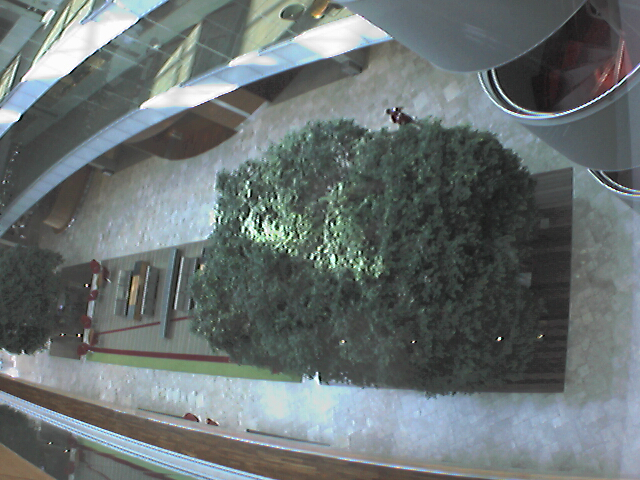
//> input picture test_images/atrium_flashlight_3.jpg, 640 x 480 px, given in place of the camera
$ ./blimp_blobs_video_cap   (built with g++ and OpenCV 4)
//> lines starting //> are read from the running program, lines starting //| are printed output that depends on the picture
#include "cv.h"
#include "highgui.h"

using namespace cv;

int main(int, char**)
{
    int threshold1 = 0;
    int threshold2 = 30;

    int aperture_sizes[] = {3, 5, 7};
    int aperture_index = 0;
    int aperture   = aperture_sizes[aperture_index];

    VideoCapture cap(0); // open the default camera
    if(!cap.isOpened())  // check if we succeeded
        return -1;

    Mat edges;
    namedWindow("edges",1);
    namedWindow("original",1);

    createTrackbar("threshold1", "edges", &threshold1,   100);
//> slider 'threshold1' is set to 33
    createTrackbar("threshold2", "edges", &threshold2,   100);
    createTrackbar("aperture",   "edges", &aperture_index, 2);
//> slider 'aperture' is set to 1

    for(;;)
    {
        aperture = aperture_sizes[aperture_index];

        Mat frame;
        cap >> frame; // get a new frame from camera
//> frame is the input picture: 480 rows x 640 cols, CV_8UC3; mean B, G, R 113.7, 113.6, 105
        cvtColor(frame, edges, CV_BGR2GRAY);
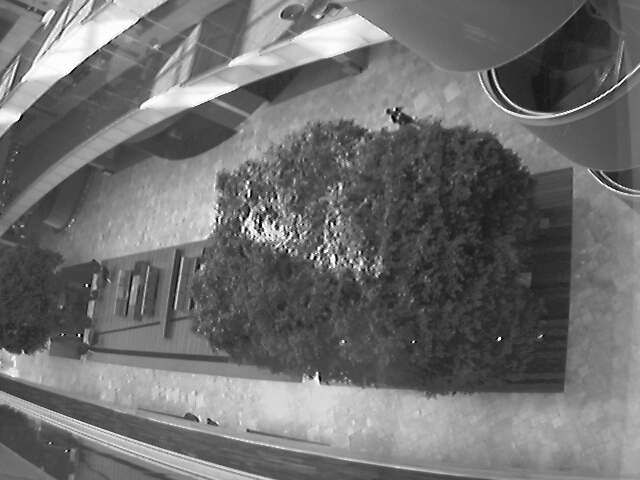
//> edges: 480 rows x 640 cols, CV_8UC1; min 0, max 255, mean 111
        GaussianBlur(edges, edges, Size(7,7), 1.5, 1.5);
        Canny(edges, edges, threshold1, threshold2, aperture);
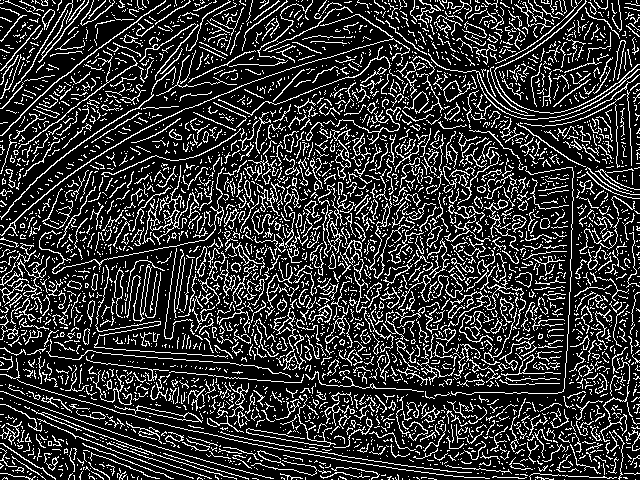
//> edges: 480 rows x 640 cols, CV_8UC1; 20.4% white in thin lines or dots
//> threshold1 = 33
        imshow("edges", edges);
        imshow("original", frame);
        if(waitKey(1) >= 0) break;
//> the Esc key is pressed
    }
    // the camera will be deinitialized automatically in VideoCapture destructor
    return 0;
}

$ run again, on test_images/atrium_flashlight_4.jpg
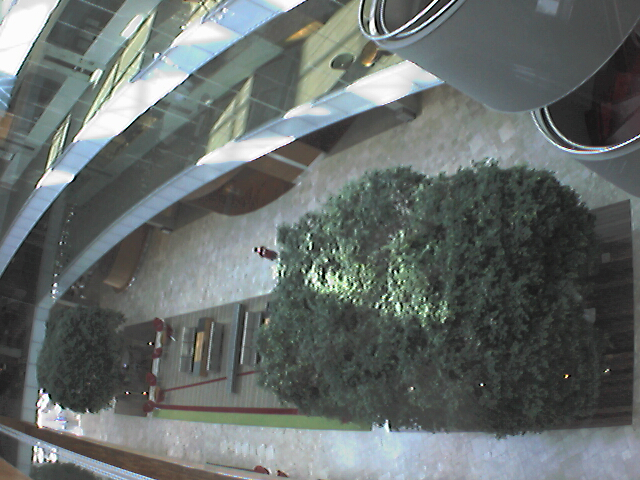
//> input picture test_images/atrium_flashlight_4.jpg, 640 x 480 px, given in place of the camera
//> frame is the input picture: 480 rows x 640 cols, CV_8UC3; mean B, G, R 107, 108.8, 101.9
//> `GaussianBlur(edges, edges, Size(7,7), 1.5, 1.5);`:
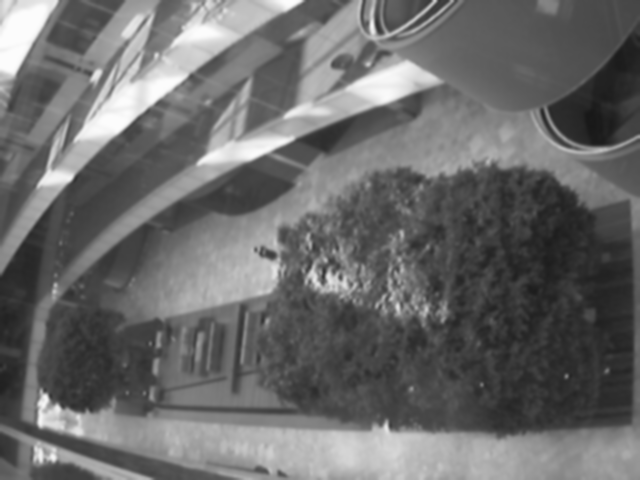
//> edges: 480 rows x 640 cols, CV_8UC1; min 24, max 252, mean 106.5
//> `Canny(edges, edges, threshold1, threshold2, aperture);`:
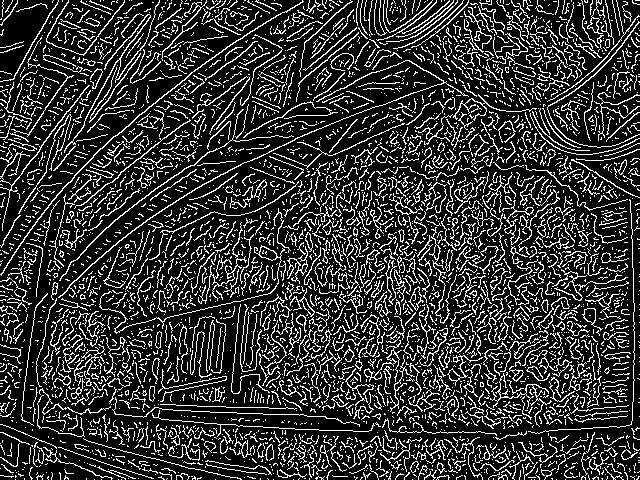
//> edges: 480 rows x 640 cols, CV_8UC1; 20.1% white in thin lines or dots
//> threshold1 = 33

$ run again, on test_images/atrium_flashlight_5.jpg
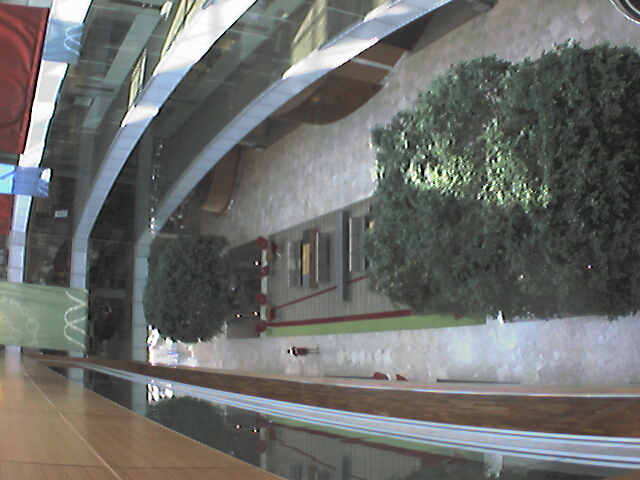
//> input picture test_images/atrium_flashlight_5.jpg, 640 x 480 px, given in place of the camera
//> frame is the input picture: 480 rows x 640 cols, CV_8UC3; mean B, G, R 106.8, 109.2, 108.1
//> `GaussianBlur(edges, edges, Size(7,7), 1.5, 1.5);`:
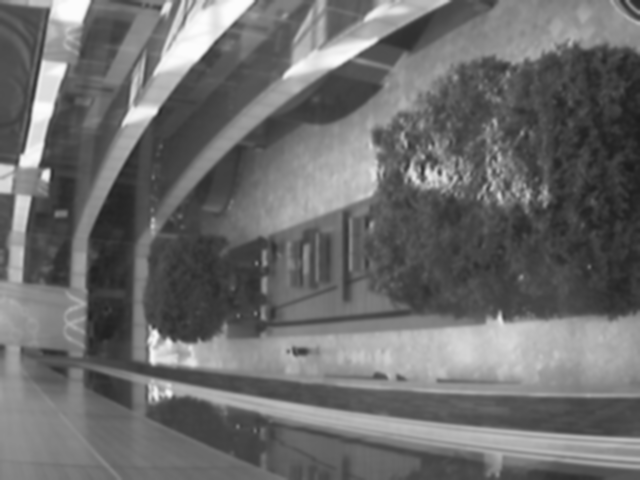
//> edges: 480 rows x 640 cols, CV_8UC1; min 28, max 253, mean 108.6
//> `Canny(edges, edges, threshold1, threshold2, aperture);`:
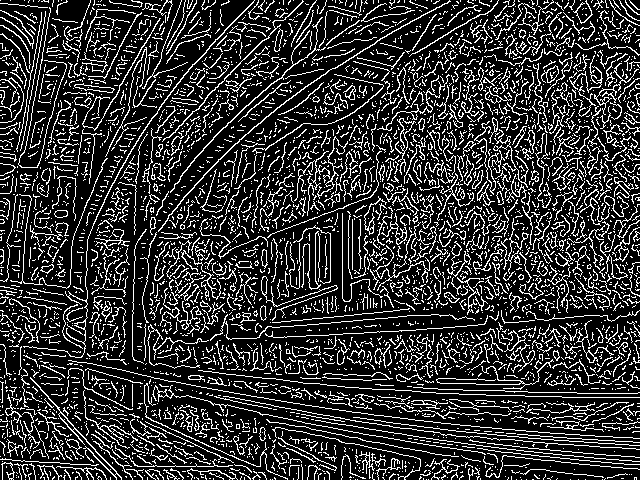
//> edges: 480 rows x 640 cols, CV_8UC1; 20% white in thin lines or dots
//> threshold1 = 33
